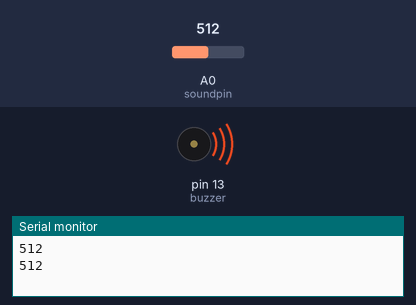
The sketch below on a simulated Arduino Uno, built with avr-gcc and run on an emulated ATmega328P. Shown: buzzer (waves = sounding, pin HIGH), the last lines printed to the serial monitor. The test bench sets the inputs (shaded band); at power-on: A0 (soundpin) = 512.

Above: at 1.8 s.
1.9 s: A0 (soundpin) set to 54
3.4 s: A0 (soundpin) set to 45
At 5.2 s:
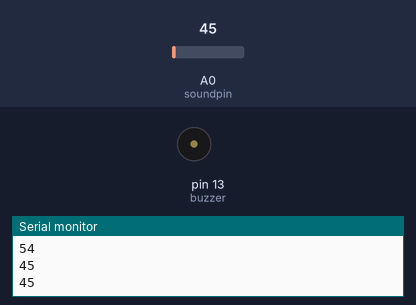
5.5 s: A0 (soundpin) set to 122
At 7.0 s:
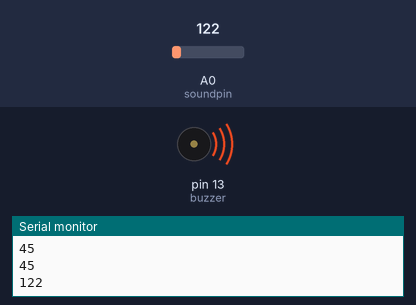
7.5 s: A0 (soundpin) set to 40
At 8.5 s:
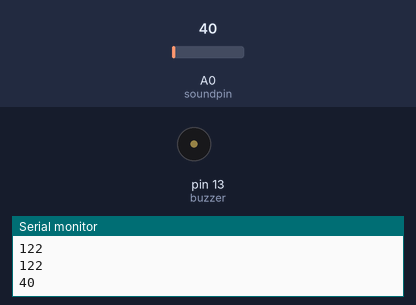
Timing chart, 0 to 10.5 s (numbered marks = the images above; inputs shaded):
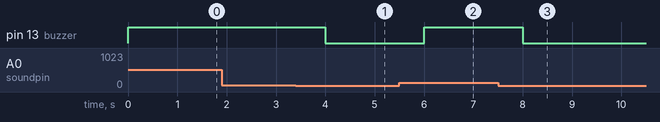

Measured:
- the behaviour switches between 50 and 49 on A0 (soundpin) (found by bisection; images 0 and 1)
- after the input at 3.4 s, pin 13 (buzzer): HIGH → LOW after 0.60 s
- after the input at 5.5 s, pin 13 (buzzer): LOW → HIGH after 0.50 s
- after the input at 7.5 s, pin 13 (buzzer): HIGH → LOW after 0.50 s

The sketch:

noisecontroll.ino
```cpp
/*********TACHLOG powered********
*********www.troncart.com*******
**electronics components online**
***********Noise Control**************
***********29-07-2019**************
*/
 const int buzzer=13; // ledpin and soundpin are not changed throughout the process
const int soundpin=A0;
const int threshold=50; // sets threshold value for sound sensor
  void setup()
    {
      Serial.begin(9600);
      pinMode(buzzer,OUTPUT);
      pinMode(soundpin,INPUT);
    }

    void loop()
      {
        int soundsens=analogRead(soundpin); // reads analog data from sound sensor
        if (soundsens>=threshold)
         {
           digitalWrite(buzzer,HIGH); //turns led on
           Serial.println(soundsens);
           delay(1000);
        }
       else
        {
          Serial.println(soundsens);
          digitalWrite(buzzer,LOW);
          delay(1000);
         }
    }
```
